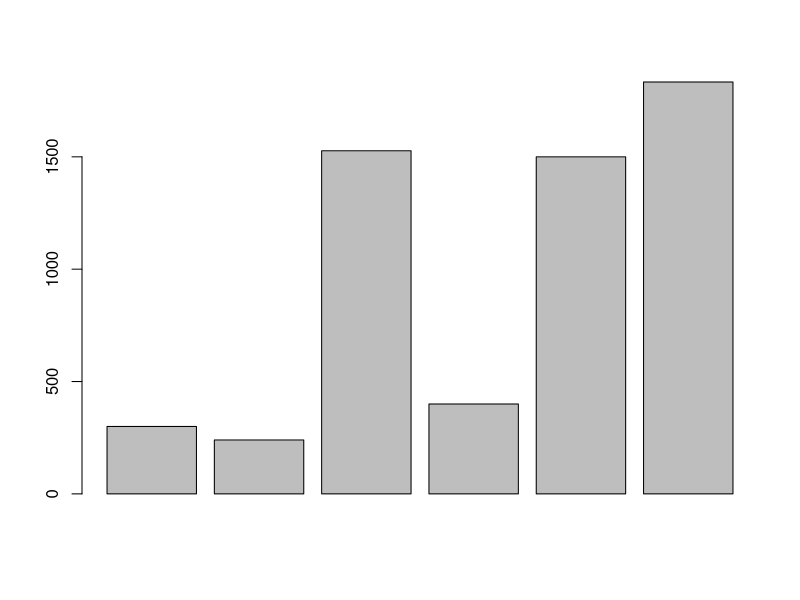

Recreate this plot in R.
# Gastos mensuales
300 + 240 + 1527 + 400 + 1500 + 1833 
celular <- 300 
celular
transporte <- 240
comestibles <- 1527
gimnasio <- 400 
alquiler <- 1500
otros <- 1833
total <- celular+transporte+comestibles+gimnasio+alquiler+otros
semestre <- total*5
anual <- total*10

#valor absoluto
abs(10)
abs(-4)

#Raiz cuadrada 
sqrt(9)

#logaritmo natural
log(2)

2*9
4+5 #tambien se puede colocar un comentario

celular <- 300
Celular <- 300
CELULAR <- 8000

celular+Celular
CELULAR-celular
help(abs)
help(mean)
?abs
?mean
help.search("absolute")
gastos <- c(celular, transporte,comestibles,gimnasio,alquiler,otros)
gastos

barplot(gastos)
?sort
gastos_ord <- sort(gastos,decreasing = TRUE)

sort(gastos)



